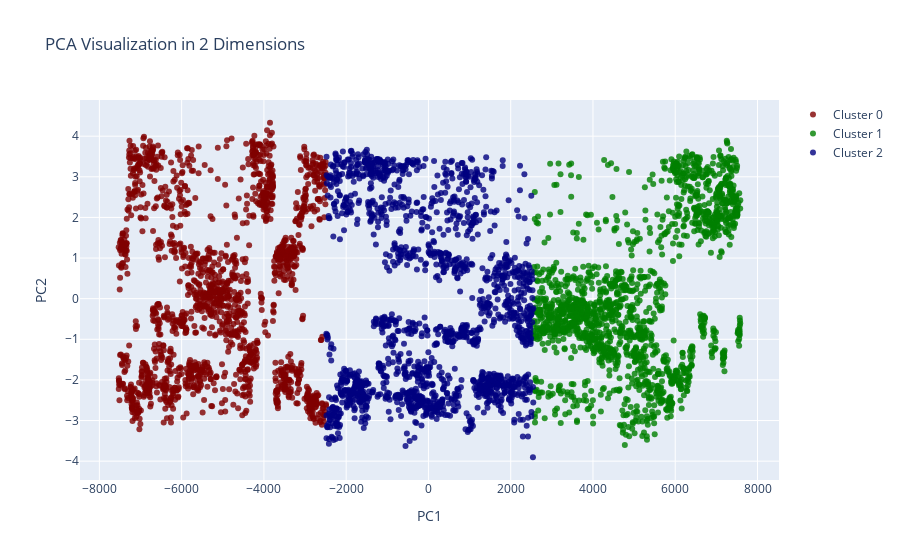

Source (notebook cell):
### Code cell
import plotly as py
import plotly.graph_objs as go

trace1 = go.Scatter(
                    x = cluster0["PC1"],
                    y = cluster0["PC2"],
                    mode = "markers",
                    name = "Cluster 0",
                    marker = dict(color = 'rgba(128, 0, 0, 0.8)'),
                    text = None)

trace2 = go.Scatter(
                    x = cluster1["PC1"],
                    y = cluster1["PC2"],
                    mode = "markers",
                    name = "Cluster 1",
                    marker = dict(color = 'rgba(0, 128, 0, 0.8)'),
                    text = None)

trace3 = go.Scatter(
                    x = cluster2["PC1"],
                    y = cluster2["PC2"],
                    mode = "markers",
                    name = "Cluster 2",
                    marker = dict(color = 'rgba(0, 0, 128, 0.8)'),
                    text = None)

data = [trace1, trace2, trace3]

title = "PCA Visualization in 2 Dimensions"

layout = dict(title = title,
              xaxis= dict(title= 'PC1',ticklen= 5,zeroline= False),
              yaxis= dict(title= 'PC2',ticklen= 5,zeroline= False)
             )

fig = dict(data = data, layout = layout)

iplot(fig)

### Figure 1 — Plotly figure (JSON) as saved in the notebook; plotly's stock layout.template omitted (floating-point values rounded to 4 significant figures; data arrays with more than 128 entries replaced by an {"elided": "..."} marker saying what was removed)
{"data": [{"marker": {"color": "rgba(128, 0, 0, 0.8)"}, "mode": "markers", "name": "Cluster 0", "type": "scatter", "x": {"elided": "1671 float values"}, "y": {"elided": "1671 float values"}}, {"marker": {"color": "rgba(0, 128, 0, 0.8)"}, "mode": "markers", "name": "Cluster 1", "type": "scatter", "x": {"elided": "1659 float values"}, "y": {"elided": "1659 float values"}}, {"marker": {"color": "rgba(0, 0, 128, 0.8)"}, "mode": "markers", "name": "Cluster 2", "type": "scatter", "x": {"elided": "1670 float values"}, "y": {"elided": "1670 float values"}}], "layout": {"title": {"text": "PCA Visualization in 2 Dimensions"}, "xaxis": {"ticklen": 5, "title": {"text": "PC1"}, "zeroline": false}, "yaxis": {"ticklen": 5, "title": {"text": "PC2"}, "zeroline": false}}}
